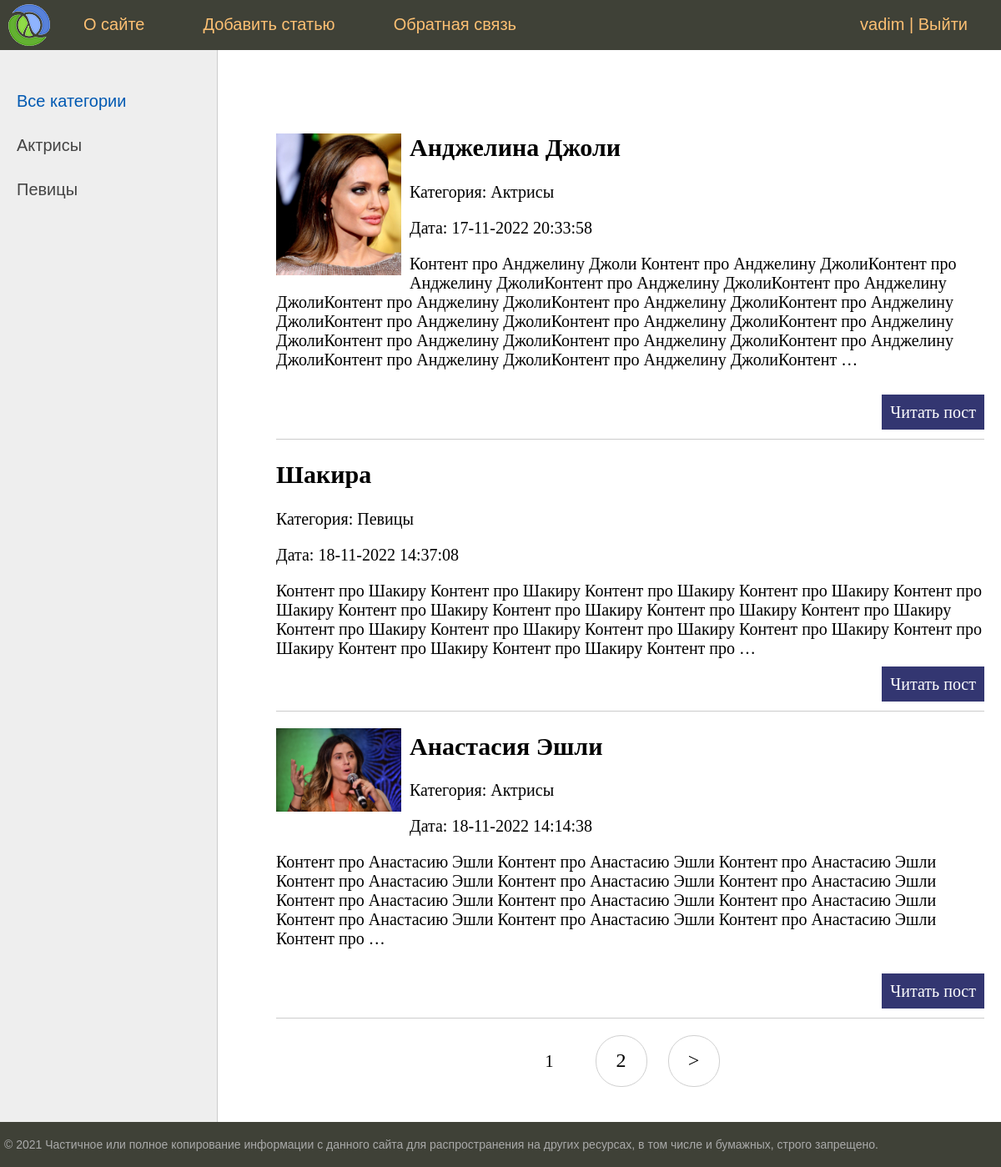
The app's page / (signed in) with its own data.
### women/models.py (models this page shows, shortened)
class Category(models.Model):
    name = models.CharField(max_length=100, verbose_name="Название категории")
    slug = models.SlugField(max_length=255, unique=True, verbose_name="URL")
    class Meta:
        verbose_name = 'Категория'
        verbose_name_plural = 'Категории'
        ordering = ['id']
    def __str__(self):
        return self.name
    def get_absolute_url(self):
        return reverse('show_category', kwargs={'category_slug': self.slug})

class Women(models.Model):
    title = models.CharField(max_length=255, verbose_name="Заголовок")
    slug = models.SlugField(max_length=255, unique=True, verbose_name="URL")
    content = models.TextField(blank=True)
    photo = models.ImageField(upload_to="photos/%Y/%m/%d/", null=True, blank=True)
    time_create = models.DateTimeField(auto_now_add=True)
    time_update = models.DateTimeField(auto_now=True)
    is_published = models.BooleanField(default=True)
    category = models.ForeignKey('Category', on_delete=models.PROTECT, null=True)
    class Meta:
        verbose_name = 'Известные женщины'
        verbose_name_plural = 'Известные женщины'
        ordering = ['id']
    def get_absolute_url(self):
        return reverse('show_post', kwargs={'post_slug': self.slug})

### women/views.py (the view)
# urls.py: path('', WomenHome.as_view(), name='home'),
class WomenHome(DataMixin, ListView):
    model = Women
    template_name = 'women/index.html'
    context_object_name = 'posts'
    def get_context_data(self, *, object_list=None, **kwargs):
        context = super().get_context_data(**kwargs)
        c_def = self.get_user_context(title='Главная страница')
        context = dict(list(context.items()) + list(c_def.items()))
        return context
    def get_queryset(self):
        return Women.objects.filter(is_published=True)

### women/utils.py (called while the page is built)
    def get_user_context(self, **kwargs):
        context = kwargs
        cats = Category.objects.annotate(Count('women'))
        user_menu = menu.copy()
        if not self.request.user.is_authenticated:
            user_menu.pop(1)
        context['menu'] = user_menu
        context['category'] = cats
        if 'category_selected' not in context:
            context['category_selected'] = 0
        return context

### women/templates/women/index.html (shortened to what this page needs)
{% extends 'women/base.html' %}
{% block content %}
<ul class="list-articles">
	{% for p in posts %}
			{% if p.photo %}
				<p><img class="img-article-left thumb" src="{{p.photo.url}}"></p>
			{% endif %}
			<li><h2>{{p.title}}</h2>
			<p class="first">Категория: {{ p.category }}</p>
			<p class="last">Дата: {{ p.time_update| date:"d-m-Y H:i:s" }}</p>
	{{p.content|linebreaks|truncatewords:50}}
			<p class="link-read-post"><a href="{{ p.get_absolute_url }}">Читать пост</a></p>
			</li>
	{% endfor %}
</ul>
{% endblock %}

### women/templates/women/base.html (shortened to what this page needs)
{% load static %}
{% load women_tags %}
<!DOCTYPE html>
<html>
<head>
	<link type="text/css" href="{% static 'women/css/styles.css' %}" rel="stylesheet" />
</head>
<body>
<table class="table-page" border=0 cellpadding="0" cellspacing="0">
<tr><td valign=top>
{% block mainmenu %}
		<div class="header">
			<ul id="mainmenu" class="mainmenu">
			<li class="logo"><a href="{% url 'home' %}"><div class="logo"></div></a></li>
{% for m in menu %}
				<li><a href="{% url m.url_name %}">{{m.title}}</a></li>
{% endfor %}
				{% if request.user.is_authenticated %}
				<li class="last"> {{ user.username }} | <a href="{% url 'logout' %}">Выйти</a></li>
				{% else %}
				<li class="last"><a href="{% url 'register' %}">Регистрация</a> | <a href="{% url 'login' %}">Войти</a></li>
				{% endif %}
			</ul>
		</div>
{% endblock mainmenu %}
<table class="table-content" border=0 cellpadding="0" cellspacing="0">
<tr>
	<td valign="top" class="left-chapters">
	<ul id="leftchapters">
		{% if category_selected == 0 %}
			<li class="selected">Все категории</li>
		{% else %}
			<li><a href="{% url 'home' %}">Все категории</a></li>
		{% endif %}
		{% for c in category %}
		{% if c.women__count > 0 %}
			{% if c.pk == category_selected %}
				<li class="selected">{{c.name}}</li>
			{% else %}
				<li><a href="{{c.get_absolute_url}}">{{c.name}}</a></li>
			{% endif %}
		{% endif %}
		{% endfor %}
	</ul>
</td>
<td valign="top" class="content">
	<div class="content-text">
{% block content %}
{% endblock %}
{% if page_obj.has_other_pages %}
<nav class="list-pages">
	<ul>
		{% for p in paginator.page_range %}
		{% if page_obj.number == p %}
		<li class="page-num page-num-selected">{{ p }}</li>
		{% elif p >= page_obj.number|add:-2 and p <= page_obj.number|add:2 %}
			<li class="page-num">
				<a href="?page={{ p }}">{{ p }}</a>
			</li>
		{% endif %}
		{% endfor %}
		{% if page_obj.has_next %}
		<li class="page-num">
			<a href="?page={{ page_obj.next_page_number }}">&gt;</a>
		</li>
		{% endif %}
	</ul>
</nav>
{% endif %}
	</div>
</td></tr></table>
</td></tr>
<tr><td valign=top>
	<div id="footer">
		<p>&copy; 2021 Частичное или полное копирование информации с данного сайта для распространения на других ресурсах, в том числе и бумажных, строго запрещено.</p>
	</div>
</td></tr></table>
</body>
</html>

### women/static/women/css/styles.css (style rules this page uses)
html, body { font-family: 'Arial'; margin: 0; padding: 0; height: 100%; width: 100%; color: #444; }
a { color: #0059b2; text-decoration: none; }
img { max-width: 600px; height: auto; }
img.img-article-left { max-width: 300px; height: auto; float: left; padding: 0 10px 10px 0; }
img.img-article-left.thumb { max-width: 150px; height: auto; }
p.link-read-post { text-align: right; }
p.link-read-post a { padding: 10px; min-width: 100px; background: #333671; color: #fff; text-decoration: none; }
ul.list-articles { list-style: none; margin: 0; padding: 0; }
ul.list-articles li { border-bottom: 1px solid #ccc; }
.table-page { width: 100%; height: 100%; vertical-align: top; }
.table-page tr { height: 100%; }
.header { background: #3F4137; height: 60px; }
.logo { background: url('../images/logo.png') no-repeat 10px 5px; width: 70px; height: 60px; }
ul.mainmenu { list-style: none; margin: 0; padding: 0; height: 60px; color: #fdc073; font-size: 20px; overflow: hidden; }
ul.mainmenu li { float: left; margin: 18px 40px 0 30px; }
ul.mainmenu li.logo { margin: 0; }
ul.mainmenu li.last { float: right; }
ul.mainmenu li a { color: #fdc073; text-decoration: none; }
.table-content { width: 100%; min-height: 100%; height: 100%; }
.left-chapters { margin: 0; background: #eee; border-right: 1px solid #ccc; min-height: 100%; }
.left-chapters ul { width: 230px; min-height: 100%; margin: 0; padding: 20px 10px 10px 20px; list-style: none; font-size: 20px; }
.left-chapters ul li { margin: 30px 0 0 0; color: #999; }
.left-chapters ul li.selected { color: #0059b2; }
.left-chapters ul li a { color: #444; text-decoration: none; }
.content { padding: 40px 20px 20px 40px; width: 100%; box-sizing: border-box; }
.content-text { margin: 60px 0 0 30px; color: #000; font-size: 20px; font-family: Yandex Sans Display Light; }
#footer { box-sizing: border-box; background: #3F4137; padding: 5px; color: #aaa; font-size: 14px; font-family: Verdana, Geneva, Arial, Helvetica; text-align: left; overflow: hidden; }
.list-pages { text-align: center; margin: 0 0 20px 0; }
.list-pages ul { margin: 20px 0 0 0; padding: 0; list-style: none; }
.list-pages ul li { display: inline-block; margin: 0 20px 0 0; }
.list-pages a { color: #000; font-size: 24px; text-decoration: none; }
.list-pages .page-num, .page-num-selected { display: inline-block; width: 60px; height: 44px; padding: 16px 0 0 0; border: 1px solid #d0d0d0; border-radius: 30px; }
.list-pages .page-num-selected { border: none; color: #000; font-size: 20px; }

### records on screen
Category: name "Актрисы"
Category: name "Певицы"
Women: photo (picture), title "Анджелина Джоли", category "Актрисы", time_update "17-11-2022 20:33:58", content "Контент про Анджелину Джоли Контент про Анджелину ДжолиКонтент про Анджелину ДжолиКонтент про Анджелину ДжолиКонтент про Анджелину ДжолиКонтент про Анджелину ДжолиКонтент про Анджелину ДжолиКонтент про Анджелину ДжолиКонтент про Анджелину ДжолиКонтент про Анджелину ДжолиКонтент про Анджелину ДжолиКонтент про Анджелину ДжолиКонтент про Анджелину ДжолиКонтент про Анджелину ДжолиКонтент про Анджелину ДжолиКонтент про Анджелину ДжолиКонтент …"
Women: title "Шакира", category "Певицы", time_update "18-11-2022 14:37:08", content "Контент про Шакиру Контент про Шакиру Контент про Шакиру Контент про Шакиру Контент про Шакиру Контент про Шакиру Контент про Шакиру Контент про Шакиру Контент про Шакиру Контент про Шакиру Контент про Шакиру Контент про Шакиру Контент про Шакиру Контент про Шакиру Контент про Шакиру Контент про Шакиру Контент про …"
Women: photo (picture), title "Анастасия Эшли", category "Актрисы", time_update "18-11-2022 14:14:38", content "Контент про Анастасию Эшли Контент про Анастасию Эшли Контент про Анастасию Эшли Контент про Анастасию Эшли Контент про Анастасию Эшли Контент про Анастасию Эшли Контент про Анастасию Эшли Контент про Анастасию Эшли Контент про Анастасию Эшли Контент про Анастасию Эшли Контент про Анастасию Эшли Контент про Анастасию Эшли Контент про …"

### other values on screen
{{ m.title }} "О сайте" "Добавить статью" "Обратная связь"
{{ user.username }} "vadim"
{{ p }} "1"
{{ p }} "2"
